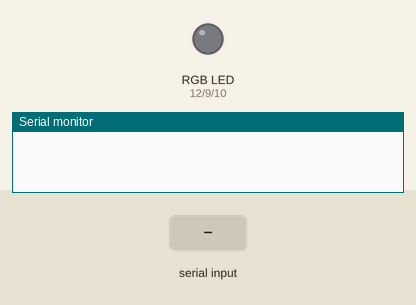
A sketch run on a simulated Arduino Uno, built with avr-gcc and run on an emulated ATmega328P. On the bench: an RGB LED mixed from three pins (HIGH = lit), the last lines printed to the serial monitor. The inputs (shaded band) are chosen by the test bench.

Above: at 1.2 s.
1.3 s: "R" received over Serial
At 3.5 s:
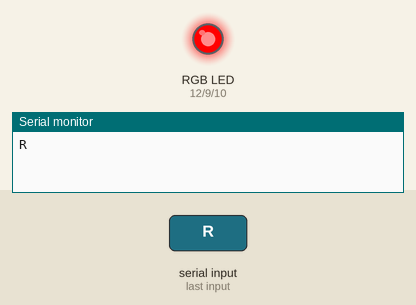
3.8 s: "G" received over Serial
At 5.4 s:
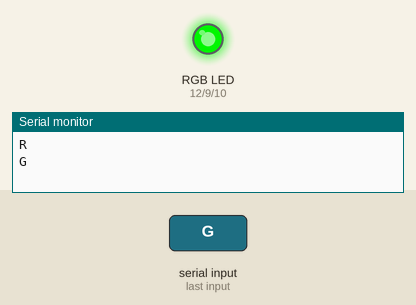
6.3 s: "1" received over Serial
At 8.5 s:
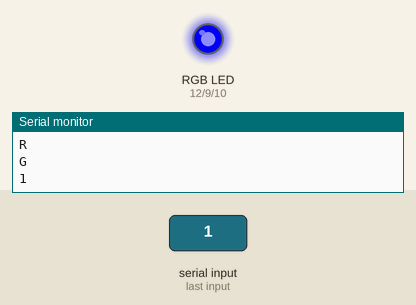
8.8 s: "r" received over Serial
At 10.4 s:
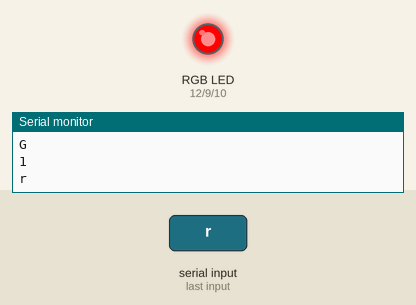
11.3 s: "g" received over Serial
At 13.5 s:
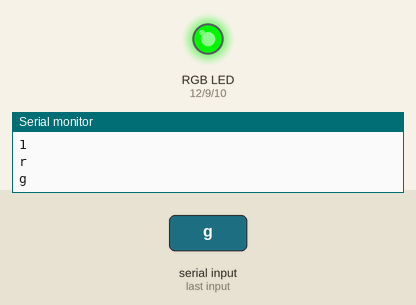
Timing chart, 0 to 14.8 s (numbered marks = the images above; inputs shaded):
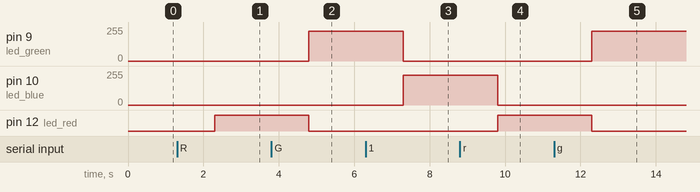

The sketch:

RGB_blinding_on_choice.ino
```cpp
int led_red=12;
int led_blue=10;
int led_green=9;
void setup()
{
  Serial.begin(9600);
  digitalWrite(led_red,OUTPUT);
  digitalWrite(led_blue,OUTPUT);
  digitalWrite(led_green,OUTPUT);
}
void loop()
{ String n="";
  while(n==""){
   n=Serial.readString();
  }
 n.trim();
 if(n=="R" || n=="r"){
 analogWrite(led_red,225);
 analogWrite(led_green,0);
 analogWrite(led_blue,0);}
 else if (n=="G" || n=="g"){
 analogWrite(led_red,0);
 analogWrite(led_green,225);
 analogWrite(led_blue,0);
 }else
 {analogWrite(led_red,0);
 analogWrite(led_green,0);
 analogWrite(led_blue,225);
}
 Serial.println(n);
 /* rbg_led(50,50,50);}
void rbg_led(int r,int b,int g){
   analogWrite(led_red,r);
   analogWrite(led_blue,b);
   analogWrite(led_green,g);*/
}
```

Measured:
- after the input at 1.3 s, pin 12 (led_red): LOW → HIGH after 1.0 s
- after the input at 3.8 s, pin 9 (led_green): 0/255 → 225/255 after 1.0 s; pin 12 (led_red): HIGH → LOW after 1.0 s
- after the input at 6.3 s, pin 9 (led_green): 225/255 → 0/255 after 1.0 s; pin 10 (led_blue): 0/255 → 225/255 after 1.0 s
- after the input at 8.8 s, pin 10 (led_blue): 225/255 → 0/255 after 1.0 s; pin 12 (led_red): LOW → HIGH after 1.0 s
- after the input at 11.3 s, pin 9 (led_green): 0/255 → 225/255 after 1.0 s; pin 12 (led_red): HIGH → LOW after 1.0 s
